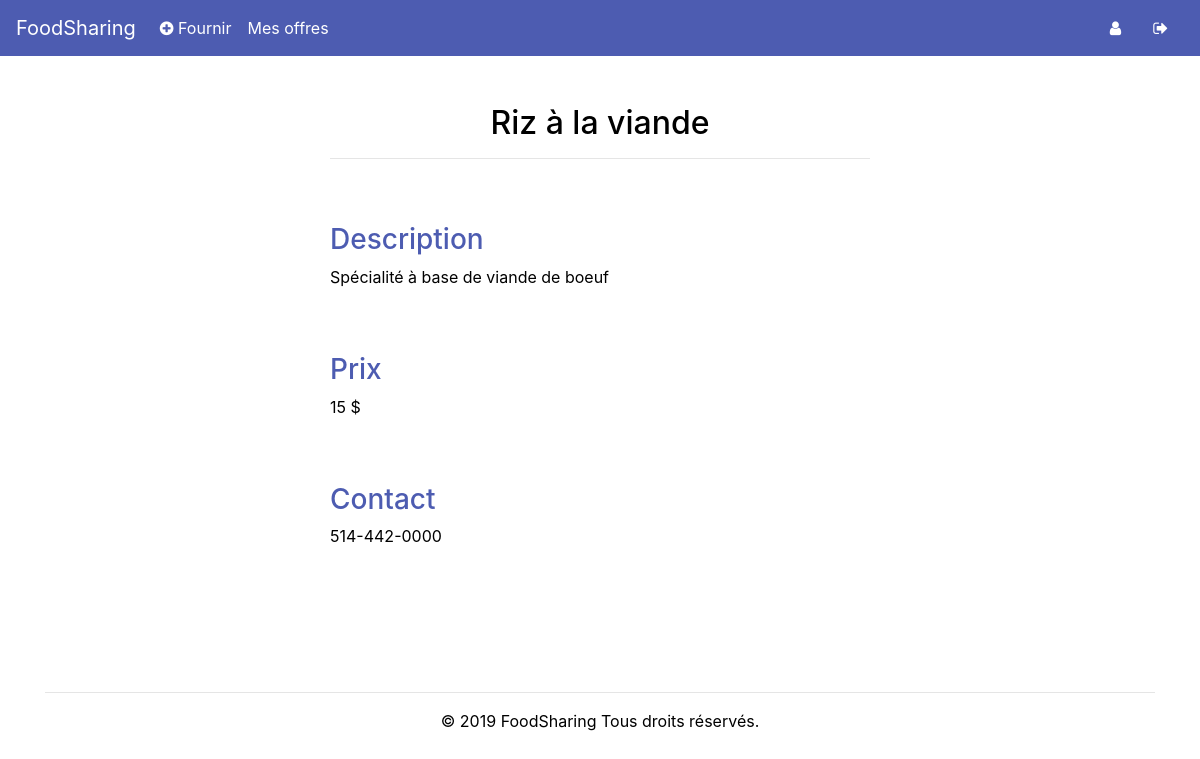
Before: /offer/2 (signed in) with the older database file.
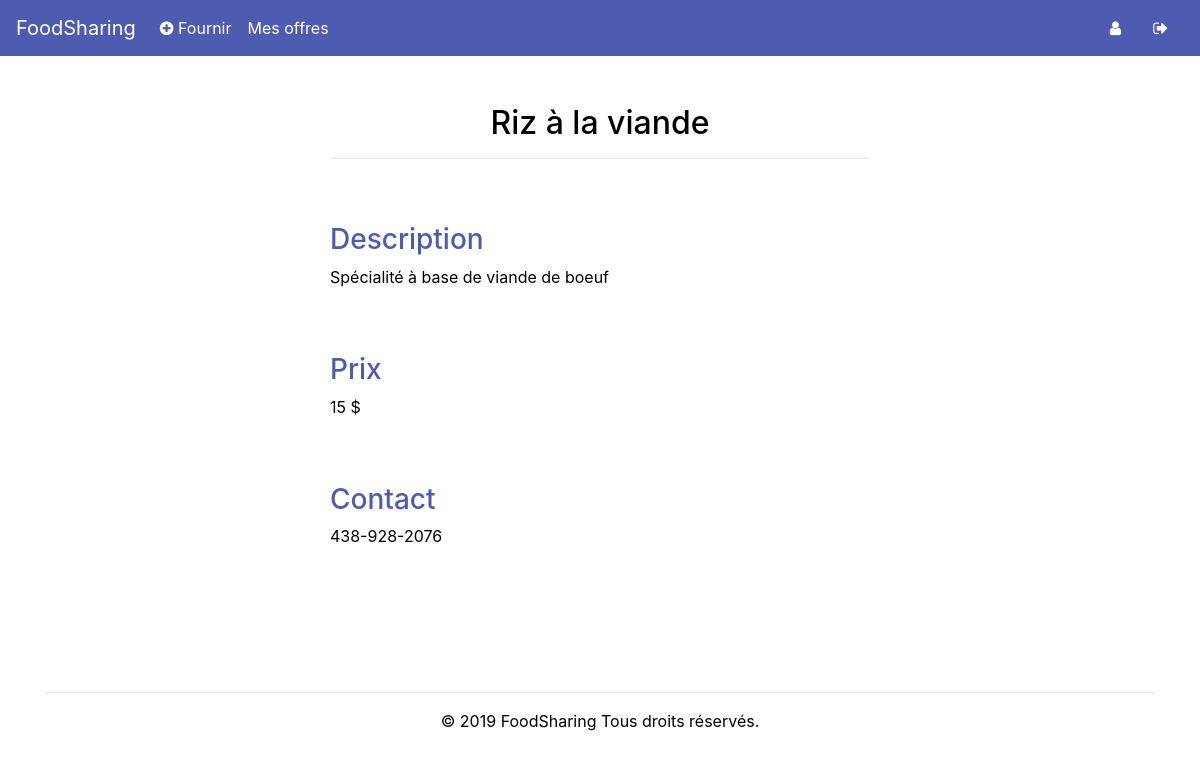
After: the same page with the newer database file.
### tables this page shows
CREATE TABLE regularsUsers (
    user_id INTEGER PRIMARY KEY,
    first_name varchar(255) NOT NULL,
    last_name varchar(255) NOT NULL,
    email varchar(255) NOT NULL UNIQUE,
    password varchar(255) NOT NULL
, phonenumber VARCHAR(255));

### app.py (the view)
@app.route('/offer/<id>')
def access_offer_info(id):
    if session.get("id") is None:
        return redirect('/')
    else:
        db = Database()
        offer_info = db.get_offer_by_id(id)
        user = db.get_user_by_id(offer_info[2])
        db.disconnect()
        return render_template('offer.html', year=now, offer_info=offer_info, user=user)

### database.py (called while the page is built)
    def get_connection(self):
        if self.connection is None:
            try:
                self.connection = sqlite3.connect('database/users.db')
            except sqlite3.Error as error:
                print("Failed to insert Python variable into sqlite table", error)
        return self.connection

    def disconnect(self):
        if self.connection is not None:
            self.connection.close()

    def get_user_by_id(self, id):
        connect = self.get_connection()
        cur = connect.cursor()
        cur.execute("SELECT * FROM regularsUsers WHERE user_id= ?", (id,))
        result = cur.fetchone()
        if result is None:
            return None
        else:
            return result

    def get_offer_by_id(self, offer_id):
        connect = self.get_connection()
        cur = connect.cursor()
        cur.execute("SELECT * FROM Offers WHERE offer_id = ?", (offer_id,))
        result = cur.fetchone()
        if result is None:
            return None
        else:
            return result

### templates/offer.html (shortened to what this page needs)
<!DOCTYPE html>
 <html class="not-ie no-js" lang="fr">
    <head>
        <link href="https://stackpath.bootstrapcdn.com/bootstrap/4.3.1/css/bootstrap.min.css" rel="stylesheet">
        <link href="/static/css/HomeStyle.css" rel="stylesheet">
        <link rel="stylesheet" href="https://cdnjs.cloudflare.com/ajax/libs/font-awesome/4.7.0/css/font-awesome.min.css">
    </head>
    <body>
            <nav class="navbar navbar-expand-lg navbar-light" style="background-color:#4d5cb1;">
                  <a class="navbar-brand" href="/" style="color:white!important;">FoodSharing</a>
                <div class="collapse navbar-collapse" id="navbarText">
                <ul class="navbar-nav mr-auto">
                  <li class="nav-item">
                    <a class="nav-link" href="/add_offer" style="color:white!important;"><i class="fa fa-plus-circle" aria-hidden="true"></i> Fournir</a>
                  </li>
                  <li class="nav-item">
                    <a class="nav-link" href="/my_offers" style="color:white!important;">Mes offres</a>
                  </li>
                </ul>
                <a class="nav-link" href="/profile" style="color:white!important;"><span class="sr-only">(current)</span><i class="fa fa-user" aria-hidden="true"></i></a>
                <a class="nav-link" href="/disconnect" style="color:white!important;"><i class="fa fa-sign-out" aria-hidden="true"></i></a>
              </div>
            </nav>
            <div class="container">
                <div class="row">
                    <div class="col-md-6" style="margin: 0 auto;">
                        <h2 class="text-center" style="padding-top:3rem;">{{ offer_info[3] }}</h2><hr/>
                        <h3 style="padding-top:3rem;color: #4d5cb1;">Description</h3>
                        <p>{{ offer_info[4] }}</p>
                        <h3 style="padding-top:3rem;color: #4d5cb1;">Prix</h3>
                        <p>{{ offer_info[5] }} $</p>
                        <h3 style="padding-top:3rem;color: #4d5cb1;">Contact</h3>
                        <p>{{ user[5] }}</p>
                    </div>
                </div>
				<div class="text-center footer">
                    <hr/>
		            <p>© {{ year }} FoodSharing Tous droits réservés.</p>
		        </div>
			</div>
    </body>

Changed rows visible on the page:
changed regularsUsers: phonenumber "514-442-0000" → "438-928-2076"
